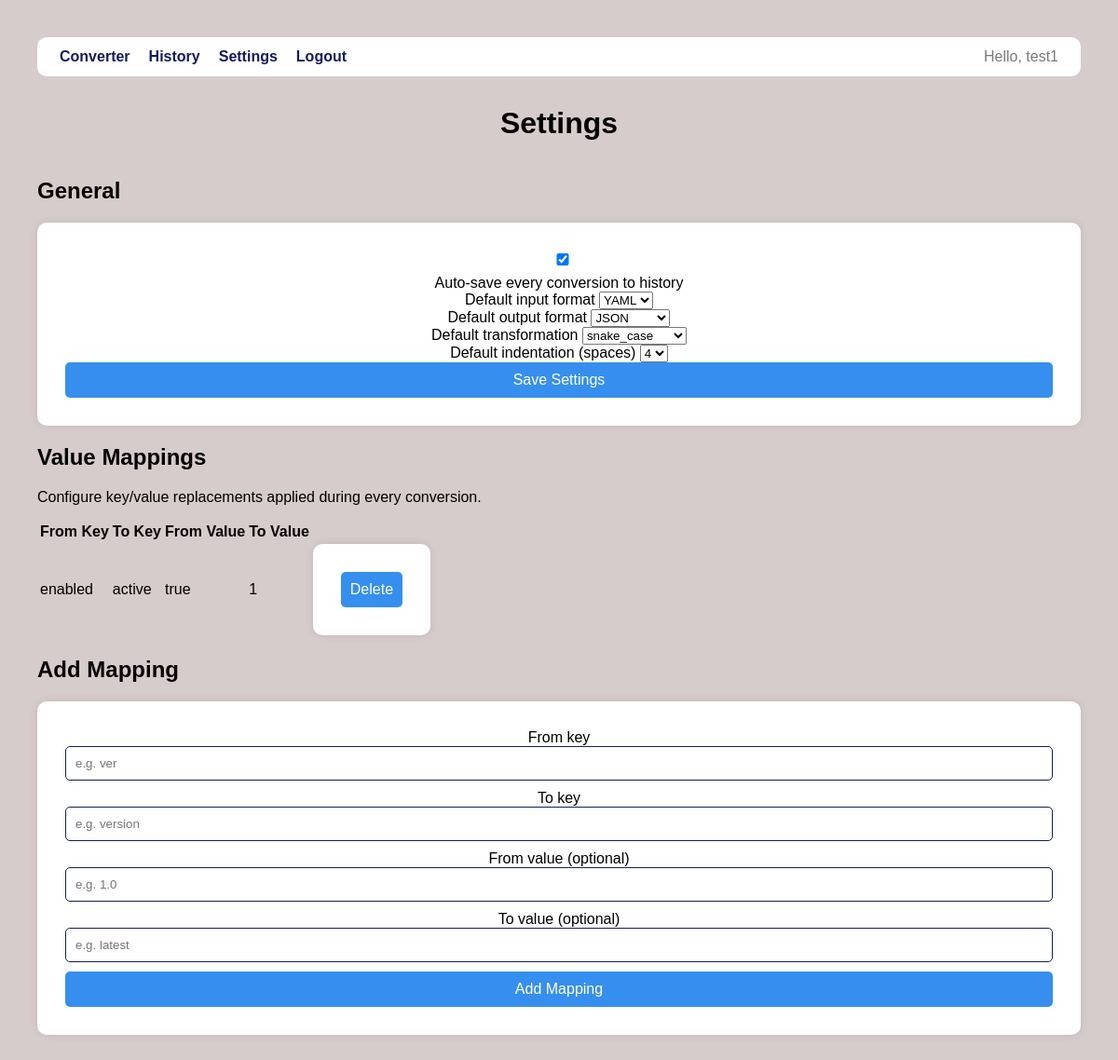
The page /settings.php (signed in) on the database its author committed.
### tables this page shows
CREATE TABLE IF NOT EXISTS settings (
    id INT AUTO_INCREMENT PRIMARY KEY,
    user_id CHAR(36) NOT NULL UNIQUE,
    auto_save TINYINT(1) DEFAULT 1,
    default_input_format VARCHAR(10) DEFAULT 'json',
    default_output_format VARCHAR(10) DEFAULT 'yaml',
    default_transformation VARCHAR(20) DEFAULT 'none',
    default_indentation INT DEFAULT 2,
    FOREIGN KEY (user_id) REFERENCES users(id)
);

CREATE TABLE IF NOT EXISTS value_mappings (
    id INT AUTO_INCREMENT PRIMARY KEY,
    user_id CHAR(36) NOT NULL,
    from_key VARCHAR(100) NOT NULL,
    to_key VARCHAR(100) NOT NULL,
    from_value VARCHAR(100),
    to_value VARCHAR(100),
    FOREIGN KEY (user_id) REFERENCES users(id)
);

### settings.php (the view, shortened to what this page needs)
<?php
require_once 'includes/header.php';
require_once 'db.php';
$user_id = $_SESSION['user_id'];
$stmt = $conn->prepare("SELECT * FROM settings WHERE user_id = ?");
$stmt->execute([$user_id]);
$settings = $stmt->get_result()->fetch_assoc();
$stmt = $conn->prepare("SELECT * FROM value_mappings WHERE user_id = ?");
$stmt->execute([$user_id]);
$mappings = $stmt->get_result()->fetch_all(MYSQLI_ASSOC);
?>
<div class="settings">
    <h1>Settings</h1>
    <section>
        <h2>General</h2>
        <form method="POST">
            <div class="form-group">
                <label for="auto_save">
                    <input type="checkbox" id="auto_save" name="auto_save" <?php echo $settings['auto_save'] ? 'checked' : ''; ?>>
                    Auto-save every conversion to history
                </label>
            </div>
            <div class="form-group">
                <label for="default_input_format">Default input format</label>
                <select id="default_input_format" name="default_input_format">
                    <option value="yaml" <?php echo $settings['default_input_format'] === 'yaml' ? 'selected' : ''; ?>>YAML</option>
                </select>
            </div>
            <div class="form-group">
                <label for="default_output_format">Default output format</label>
                <select id="default_output_format" name="default_output_format">
                    <option value="json" <?php echo $settings['default_output_format'] === 'json' ? 'selected' : ''; ?>>JSON</option>
                </select>
            </div>
            <div class="form-group">
                <label for="default_transformation">Default transformation</label>
                <select id="default_transformation" name="default_transformation">
                    <option value="snake_case" <?php echo $settings['default_transformation'] === 'snake_case' ? 'selected' : ''; ?>>snake_case</option>
                </select>
            </div>
            <div class="form-group">
                <label for="default_indentation">Default indentation (spaces)</label>
                <select id="default_indentation" name="default_indentation">
                    <option value="4" <?php echo $settings['default_indentation'] == 4 ? 'selected' : ''; ?>>4</option>
                </select>
            </div>
            <button type="submit" name="save_settings">Save Settings</button>
        </form>
    </section>
    <section>
        <h2>Value Mappings</h2>
        <p>Configure key/value replacements applied during every conversion.</p>
        <table>
            <thead>
                <tr>
                    <th>From Key</th>
                    <th>To Key</th>
                    <th>From Value</th>
                    <th>To Value</th>
                    <th></th>
                </tr>
            </thead>
            <tbody>
                <?php foreach ($mappings as $mapping): ?>
                <tr>
                    <td><?php echo htmlspecialchars($mapping['from_key']); ?></td>
                    <td><?php echo htmlspecialchars($mapping['to_key']); ?></td>
                    <td><?php echo htmlspecialchars($mapping['from_value'] ?? ''); ?></td>
                    <td><?php echo htmlspecialchars($mapping['to_value'] ?? ''); ?></td>
                    <td>
                        <form method="POST">
                            <button type="submit" name="delete_mapping">Delete</button>
                        </form>
                    </td>
                </tr>
                <?php endforeach; ?>
            </tbody>
        </table>
    </section>
    <section>
        <h2>Add Mapping</h2>
        <form method="POST">
            <div class="form-group">
                <label for="from_key">From key</label>
                <input type="text" id="from_key" name="from_key" placeholder="e.g. ver">
            </div>
            <div class="form-group">
                <label for="to_key">To key</label>
                <input type="text" id="to_key" name="to_key" placeholder="e.g. version">
            </div>
            <div class="form-group">
                <label for="from_value">From value <span>(optional)</span></label>
                <input type="text" id="from_value" name="from_value" placeholder="e.g. 1.0">
            </div>
            <div class="form-group">
                <label for="to_value">To value <span>(optional)</span></label>
                <input type="text" id="to_value" name="to_value" placeholder="e.g. latest">
            </div>
            <button type="submit" name="add_mapping">Add Mapping</button>
        </form>
    </section>
</div>
<?php require_once 'includes/footer.php'; ?>

### public/style.css (style rules this page uses)
body { font-family: Arial, sans-serif; background-color: #d6cccc; margin: 0; padding: 40px; }
h1 { text-align: center; margin-bottom: 40px; }
form { background: #ffffff; padding: 30px; border-radius: 10px; box-shadow: 0 0 10px rgba(0,0,0,0.1); width: auto; text-align: center; }
input { width: 100%; padding: 10px; margin-bottom: 10px; border: 1px solid #151c5c; border-radius: 5px; box-sizing: border-box; }
button { width: 100%; padding: 10px; border: none; border-radius: 5px; background-color: #368fee; color: white; font-size: 16px; }

### rows shown on the page
settings: auto_save "☑", default_input_format "YAML", default_output_format "JSON", default_transformation "snake_case", default_indentation "4"
value_mappings: from_key "enabled", to_key "active", from_value "true", to_value "1"

### other values the page prints
$_SESSION["username"] "test1"
